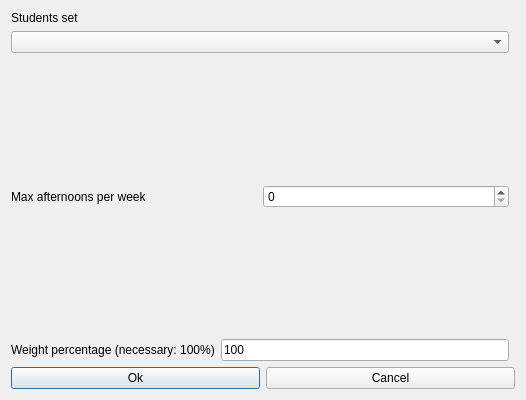
<?xml version="1.0" encoding="UTF-8"?>
<ui version="4.0">
 <class>ModifyConstraintStudentsSetMaxAfternoonsPerWeekForm_template</class>
 <widget class="QDialog" name="ModifyConstraintStudentsSetMaxAfternoonsPerWeekForm_template">
  <property name="geometry">
   <rect>
    <x>0</x>
    <y>0</y>
    <width>526</width>
    <height>400</height>
   </rect>
  </property>
  <property name="windowTitle">
   <string extracomment="This is the title of the dialog to modify a constraint of this type">Modify students set max afternoons per week</string>
  </property>
  <layout class="QGridLayout">
   <item row="0" column="0">
    <layout class="QVBoxLayout">
     <item>
      <widget class="QLabel" name="studentsTextLabel">
       <property name="frameShape">
        <enum>QFrame::NoFrame</enum>
       </property>
       <property name="frameShadow">
        <enum>QFrame::Plain</enum>
       </property>
       <property name="text">
        <string>Students set</string>
       </property>
       <property name="wordWrap">
        <bool>false</bool>
       </property>
      </widget>
     </item>
     <item>
      <widget class="QComboBox" name="studentsComboBox">
       <property name="editable">
        <bool>false</bool>
       </property>
       <property name="insertPolicy">
        <enum>QComboBox::NoInsert</enum>
       </property>
       <property name="duplicatesEnabled">
        <bool>false</bool>
       </property>
      </widget>
     </item>
    </layout>
   </item>
   <item row="2" column="0">
    <layout class="QHBoxLayout">
     <item>
      <widget class="QLabel" name="maxAfternoonsTextLabel">
       <property name="frameShape">
        <enum>QFrame::NoFrame</enum>
       </property>
       <property name="frameShadow">
        <enum>QFrame::Plain</enum>
       </property>
       <property name="text">
        <string>Max afternoons per week</string>
       </property>
       <property name="wordWrap">
        <bool>false</bool>
       </property>
      </widget>
     </item>
     <item>
      <widget class="QSpinBox" name="maxAfternoonsSpinBox"/>
     </item>
    </layout>
   </item>
   <item row="5" column="0" colspan="2">
    <layout class="QHBoxLayout">
     <item>
      <widget class="QPushButton" name="okPushButton">
       <property name="text">
        <string>Ok</string>
       </property>
      </widget>
     </item>
     <item>
      <widget class="QPushButton" name="cancelPushButton">
       <property name="text">
        <string>Cancel</string>
       </property>
      </widget>
     </item>
    </layout>
   </item>
   <item row="3" column="0">
    <spacer name="spacer7">
     <property name="orientation">
      <enum>Qt::Vertical</enum>
     </property>
     <property name="sizeType">
      <enum>QSizePolicy::Expanding</enum>
     </property>
     <property name="sizeHint" stdset="0">
      <size>
       <width>20</width>
       <height>31</height>
      </size>
     </property>
    </spacer>
   </item>
   <item row="1" column="0">
    <spacer name="spacer8">
     <property name="orientation">
      <enum>Qt::Vertical</enum>
     </property>
     <property name="sizeType">
      <enum>QSizePolicy::Expanding</enum>
     </property>
     <property name="sizeHint" stdset="0">
      <size>
       <width>20</width>
       <height>31</height>
      </size>
     </property>
    </spacer>
   </item>
   <item row="4" column="0">
    <layout class="QHBoxLayout">
     <item>
      <widget class="QLabel" name="weightTextLabel">
       <property name="frameShape">
        <enum>QFrame::NoFrame</enum>
       </property>
       <property name="frameShadow">
        <enum>QFrame::Plain</enum>
       </property>
       <property name="text">
        <string>Weight percentage (necessary: 100%)</string>
       </property>
       <property name="wordWrap">
        <bool>false</bool>
       </property>
      </widget>
     </item>
     <item>
      <widget class="QLineEdit" name="weightLineEdit">
       <property name="text">
        <string notr="true">100</string>
       </property>
      </widget>
     </item>
    </layout>
   </item>
  </layout>
 </widget>
 <layoutdefault spacing="6" margin="11"/>
 <resources/>
 <connections/>
</ui>
